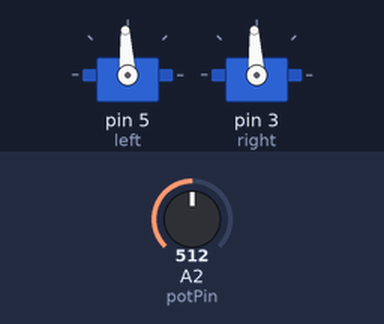
Simulated run of this sketch. Board: Arduino Uno, built with avr-gcc and run on an emulated ATmega328P. On the bench: 2 × servo. The inputs (shaded band) are chosen by the test bench; at power-on: A2 (potPin) = 512.

Above: at 8.2 s.
8.3 s: A2 (potPin) set to 716
At 9.4 s:
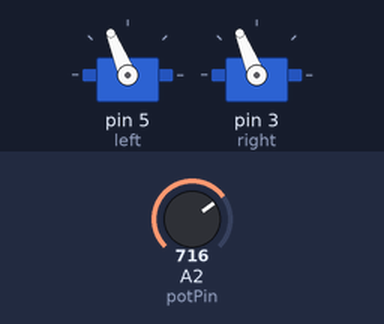
9.8 s: A2 (potPin) set to 900
At 10.6 s:
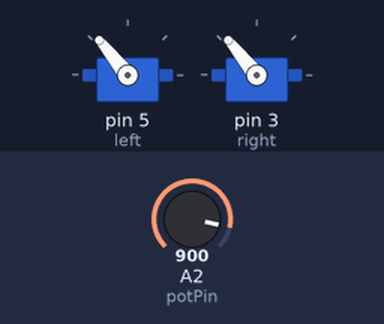
11.3 s: A2 (potPin) set to 1023
At 11.7 s:
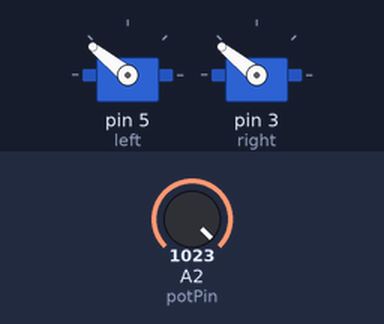
12.8 s: A2 (potPin) set to 306
At 14.0 s:
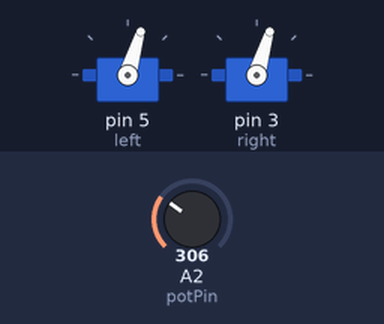
14.3 s: A2 (potPin) set to 511
At 15.2 s:
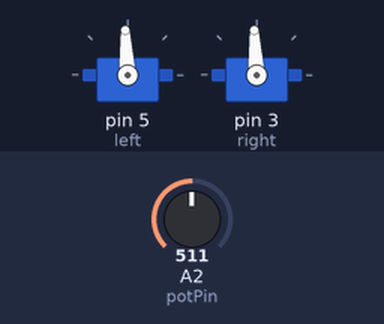
15.8 s: A2 (potPin) set to 0
At 16.3 s:
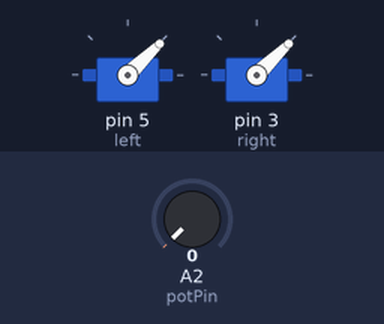
Timing chart, 0 to 18.3 s (numbered marks = the images above; inputs shaded):
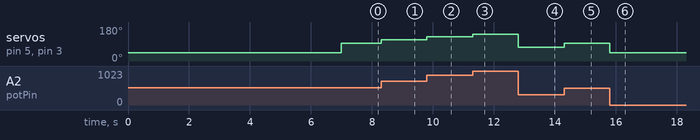

Measured:
- after the input at 8.3 s, servo on pin 5 (left), servo on pin 3 (right): 93° → 112° at once
- after the input at 9.8 s, servo on pin 5 (left), servo on pin 3 (right): 112° → 129° at once
- after the input at 11.3 s, servo on pin 5 (left), servo on pin 3 (right): 129° → 141° at once
- after the input at 12.8 s, servo on pin 5 (left), servo on pin 3 (right): 141° → 73° at once
- after the input at 14.3 s, servo on pin 5 (left), servo on pin 3 (right): 73° → 93° at once
- after the input at 15.8 s, servo on pin 5 (left), servo on pin 3 (right): 93° → 44° at once

The sketch:

Adaptive_Control_ESC_test.ino
```cpp
#include <Servo.h>

Servo left;
Servo right;
float time;
void setup() {
  Serial.begin(250000);
  left.attach(5); //attach to esc
  right.attach(3);

  time = millis();

  left.writeMicroseconds(1000);
  right.writeMicroseconds(1000);
  delay(7000); //Delay to ensure everything is connected

}

int potPin = 2;

void loop() {
  // put your main code here, to run repeatedly:
  int thrott = analogRead(potPin);
  left.write(map(thrott,0,1023,1000,2000));
  right.write(map(thrott,0,1023,1000,2000));

}
```
